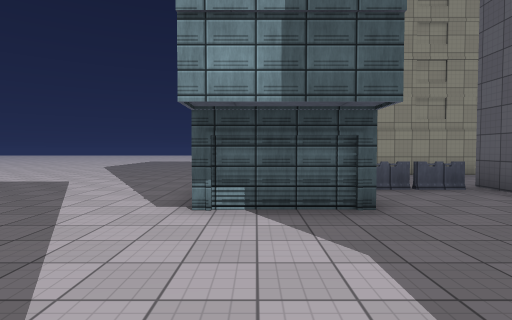
View 1 (above)

24 first-person views from a walk through a scene from a Unity 3-D project. The camera is 1.5 m above the floor, tilts 2° down and sees 80° across. The floor is counted in squares, 2 m on a side. Each view is taken from the middle of a square. On the plan, view 1 faces up. The plan holds only what a view shows up to about 10 squares ahead; the rest is blank. The place goes on beyond the plan. The player is left out. Surface patterns are stand-ins for the level's own textures.

View 2
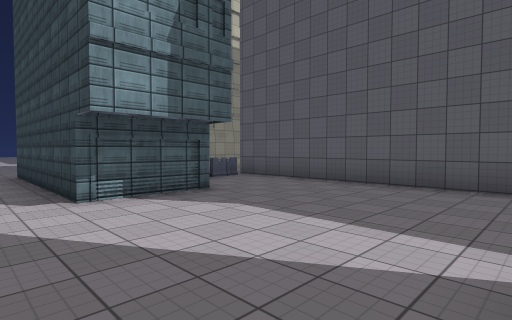

View 3
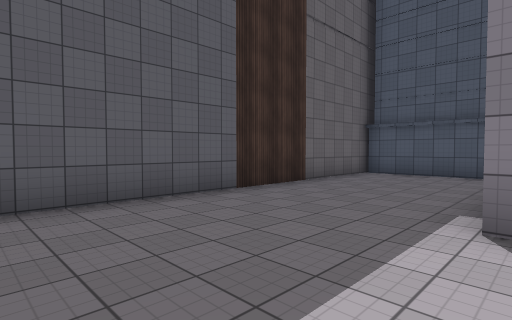

View 4
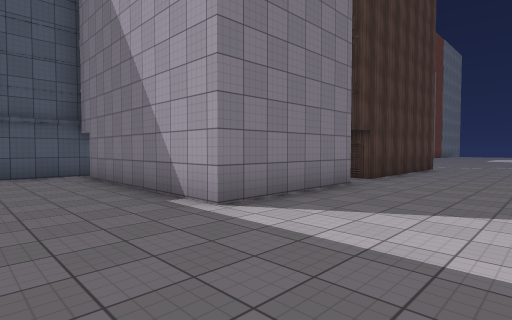

View 5
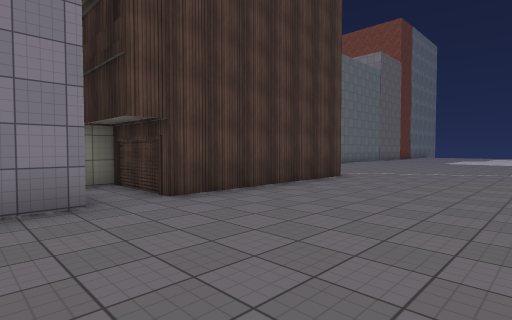

View 6
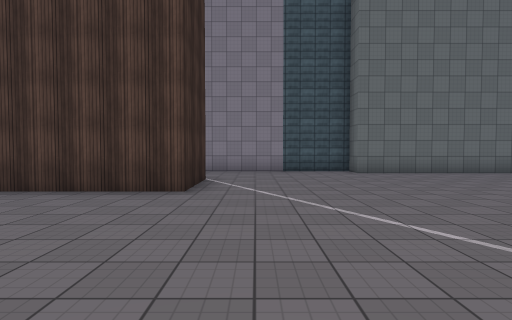

View 7
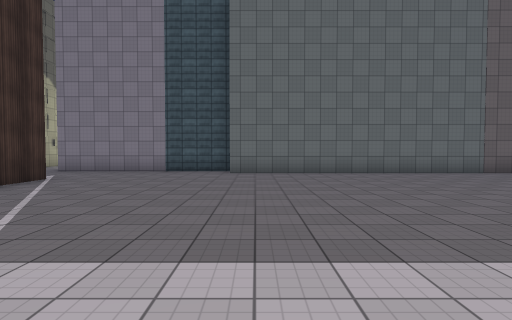

View 8
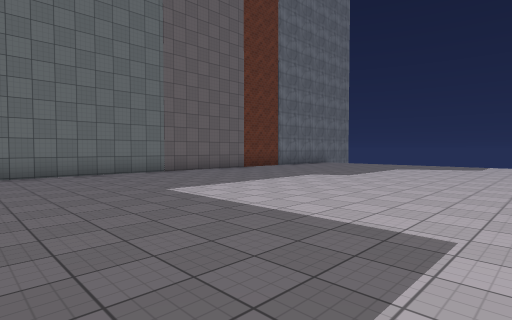

View 9
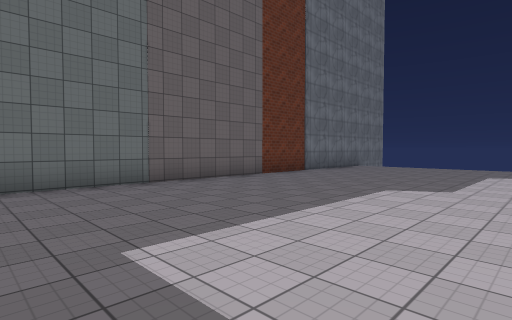

View 10
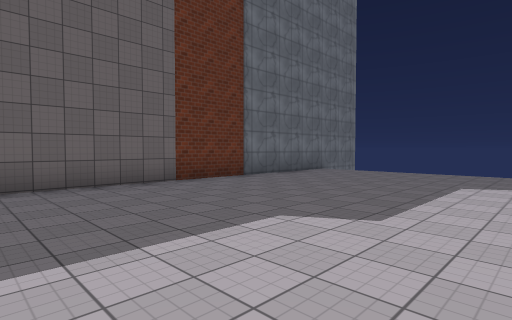

View 11
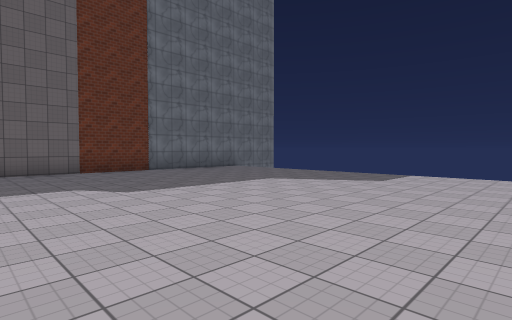

View 12
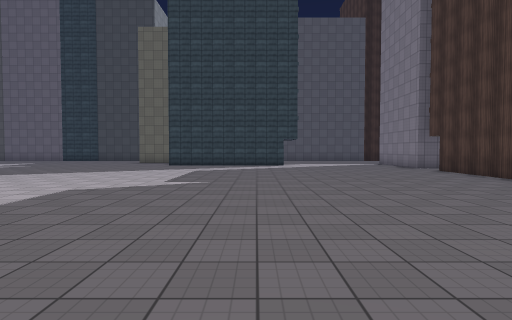

View 13
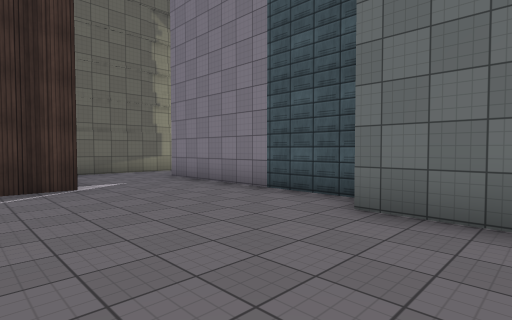

View 14
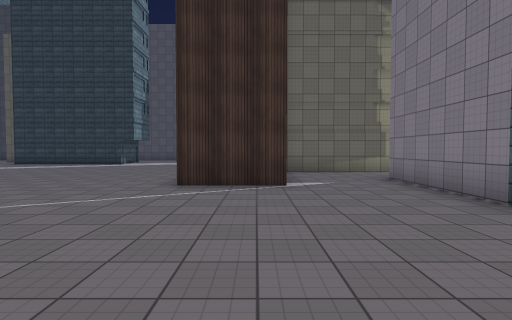

View 15
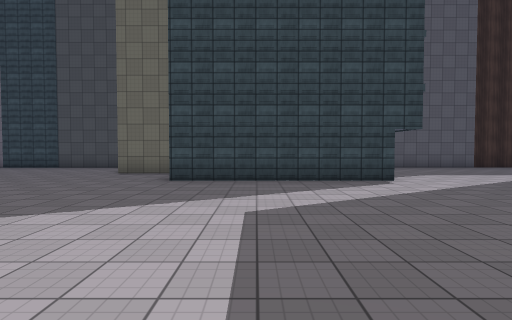

View 16
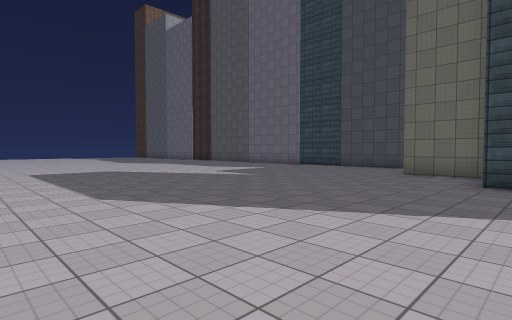

View 17
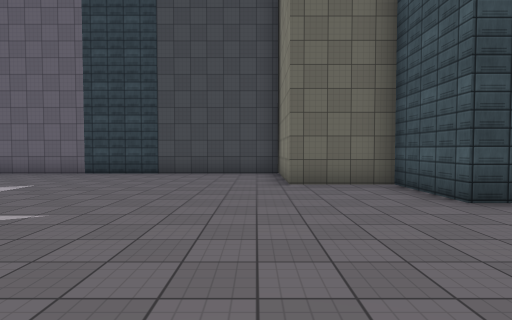

View 18
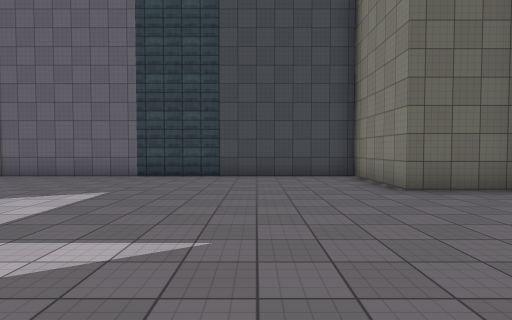

View 19
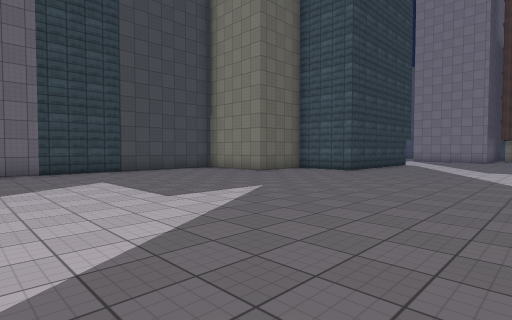

View 20
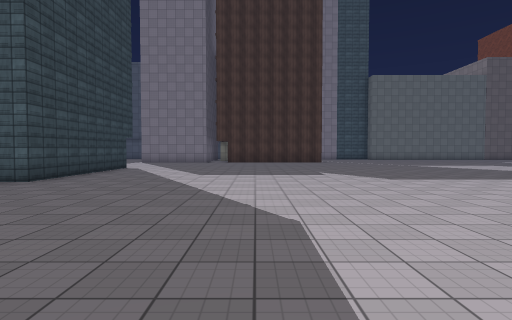

View 21
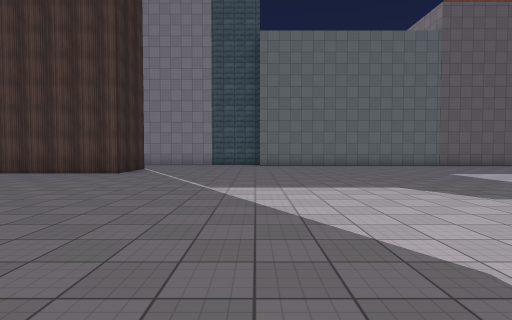

View 22
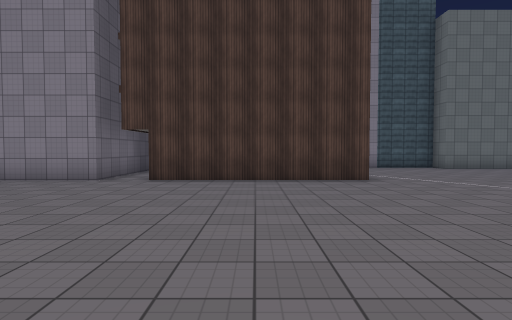

View 23
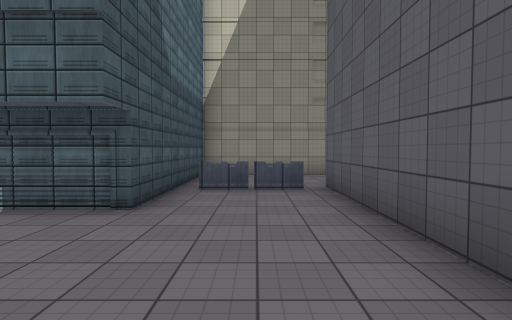

View 24
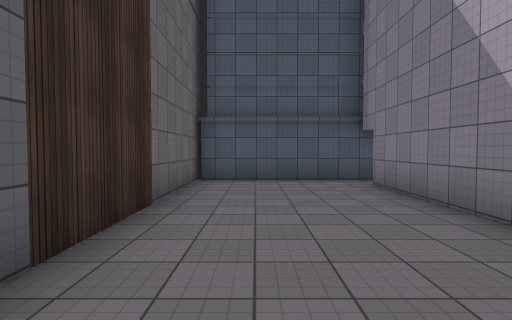

### Floor plan
Points are (right, up) in squares from view 1. A wall is a line through its corners. A room is listed if a view was taken in it or the views show most of it. See-through windows are left out.
Room 1 (views 1, 2, 3, 4, 5, 6, 7, 8, 9, 10, 11, 12, 13, 14, 15, 16, 17, 18, 19, 20, 21, 22, 23, 24)
walls: (-9.7, -3.8) (-9.7, -1.4) (-4.4, -1.4) (-4.4, -3.6) (-3.8, -3.6); (-13.9, -6.4) (-8.2, -6.4); (-3.2, -4) (-3.2, -1.4) (0.5, -1.4) (0.5, -6.6); (1.5, 6.5) (1.5, 3.8) (-0.8, 3.8) (-0.8, 9) (1.5, 9) (1.5, 11.3) (4.4, 11.3) (4.4, 19.5); (-6.2, -7.4) (-6.2, -4); (-29.6, -5.6) (-14.2, -5.6) (-14.2, -6); (0.1, -7.4) (4.4, -7.4); (4.4, -8.1) (4.4, 6.1)
ways out: gap at (4, 6)
objects: barrier (2, 6); barrier (3, 6)

Positions as (right, up) in squares from view 1, and headings:
1: (0, 0), facing up
2: (-2, -1), facing up-right
3: (0, 2), facing down-right
4: (3, 2), facing down-left
5: (-2, 3), facing down-left
6: (-11, 4), facing down
7: (-15, 4), facing down
8: (-17, 4), facing down-left
9: (-19, 1), facing down-left
10: (-22, 1), facing down-left
11: (-23, 5), facing down-left
12: (-15, 5), facing right
13: (-16, -2), facing down-right
14: (-16, -3), facing right
15: (-8, 7), facing right
16: (-8, 8), facing up-right
17: (-5, 12), facing right
18: (-4, 14), facing right
19: (-6, 19), facing down-right
20: (-6, 16), facing down
21: (-14, 8), facing down
22: (-7, 6), facing down
23: (3, 0), facing up
24: (3, 0), facing down
